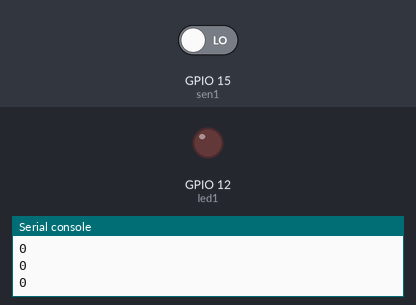
The program below on a simulated ESP32 board running MicroPython. On the bench: output pins drawn as LEDs (lit = HIGH), the last lines printed to the serial console. Wiring (from the project's diagram.json): red LED on GPIO 12, PIR motion sensor on GPIO 15. Dashed ring = blinking. The inputs (shaded band) are chosen by the test bench; at power-on: GPIO 15 (sen1) LOW.

Above: at 1.2 s.
1.3 s: GPIO 15 (sen1) driven HIGH
At 2.01 s:
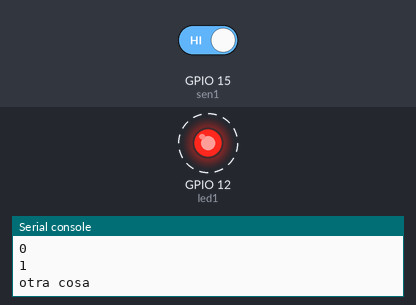
4.3 s: GPIO 15 (sen1) driven LOW
At 5.2 s:
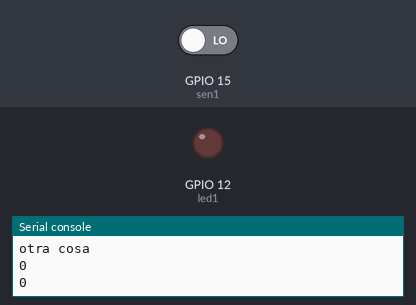
Timing chart, 0 to 7.3 s (numbered marks = the images above; inputs shaded):
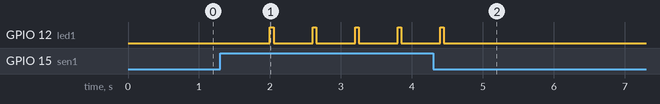

Measured:
- after the input at 1.3 s, GPIO 12 (led1): alternates HIGH for 0.05 s and LOW for 0.55 s, starting after 0.70 s
- after the input at 4.3 s, GPIO 12 (led1): goes on until 4.5 s, then stays LOW

The program:

main.py
```python
from machine import Pin
import utime

sen1 = Pin(15, Pin.IN, Pin.PULL_DOWN)
led1 = Pin(12,Pin.OUT)

while True:
    estado = sen1.value()
    print(estado)
    utime.sleep_ms(500)

    if estado == 1:
     print("otra cosa")
     led1.on()
     utime.sleep_ms(50)
     led1.off()
     utime.sleep_ms(50)

        
```
